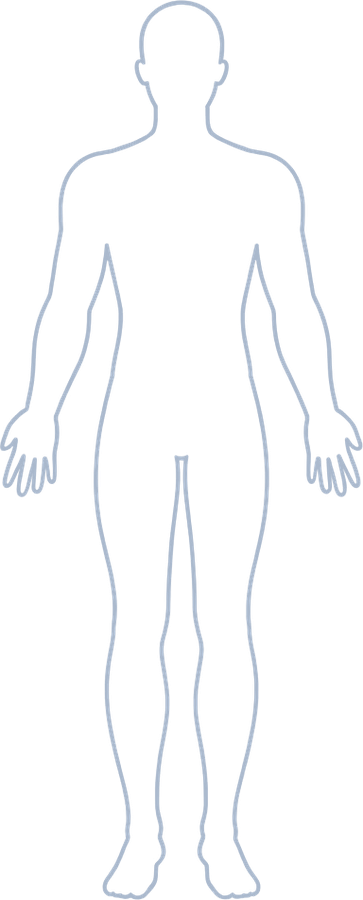
#> input picture assets/body/male.png, 363 x 900 px
$ python -i process_body_images.py   (imports and definitions only)
#> lines starting #> are read from the running program, lines starting #| are printed output that depends on the picture
"""
Convert male/female body JPGs from Downloads/ into transparent PNGs
for bundling under assets/body/.

Logic:
- Load JPG
- Any pixel close to pure white (mean > ~240) becomes fully transparent
- Remaining dark outline/linework is preserved; we also tint it to a soft
  neutral color (textSecondary) so it blends with the dark theme.
- Auto-crop the visible content so the silhouette fills the frame.
- Save as PNG (with alpha).

Run once:
    python scripts/process_body_images.py
"""
from pathlib import Path
from PIL import Image, ImageChops

SRC = Path(r"C:/Users/lihop/Downloads")
DST = Path(__file__).resolve().parent.parent / "assets" / "body"
# [1 line not run here, left out]

# Near-white threshold — any pixel with all channels >= this is treated as bg.
WHITE_CUTOFF = 235
# Line color (app textSecondary-ish, light slate on dark card)
LINE_RGB = (170, 185, 205)

def process(src_path: Path, dst_path: Path) -> None:
#> called with src_path = '../assets/body/male.png', dst_path = 'out.png'
    img = Image.open(src_path).convert("RGBA")
#> img is the input picture: PIL image 363x900 RGBA; mean R, G, B, A 16.5, 18, 20, 13.8
    px = img.load()
    w, h = img.size
#> w = 363; h = 900

    for y in range(h):
        for x in range(w):
            r, g, b, _ = px[x, y]
            # Bg detection: near-white
            if r >= WHITE_CUTOFF and g >= WHITE_CUTOFF and b >= WHITE_CUTOFF:
                px[x, y] = (0, 0, 0, 0)
                continue
            # Keep line pixels; darker = more opaque, lighter gray = partial alpha
            # Brightness 0..255 → alpha 255..0
            bright = (r + g + b) / 3
            alpha = max(0, min(255, int(round((WHITE_CUTOFF - bright) * 255 / WHITE_CUTOFF))))
            # Replace color with our line tone; scale alpha by original darkness
            px[x, y] = (*LINE_RGB, alpha)

    # Auto-crop to the visible silhouette bounds
    bbox = img.getbbox()
#> bbox = (0, 0, 363, 900)
    if bbox:
        img = img.crop(bbox)
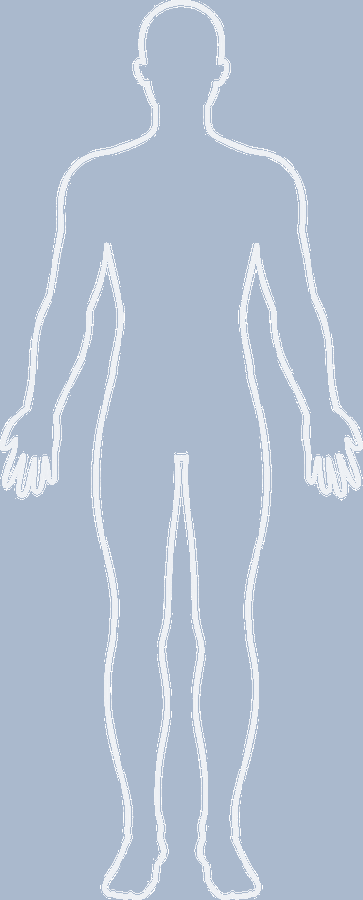
#> img: PIL image 363x900 RGBA; mean R, G, B, A 168.9, 183.8, 203.6, 235.4; transparent parts drawn white

    # Resize to a reasonable max dimension to keep bundle small
    max_side = 900
    w2, h2 = img.size
#> w2 = 363; h2 = 900
    if max(w2, h2) > max_side:
        scale = max_side / max(w2, h2)
        img = img.resize((int(w2 * scale), int(h2 * scale)), Image.LANCZOS)

    img.save(dst_path, "PNG", optimize=True)
#> (the run stopped early here; a loop or call above may not have finished)
